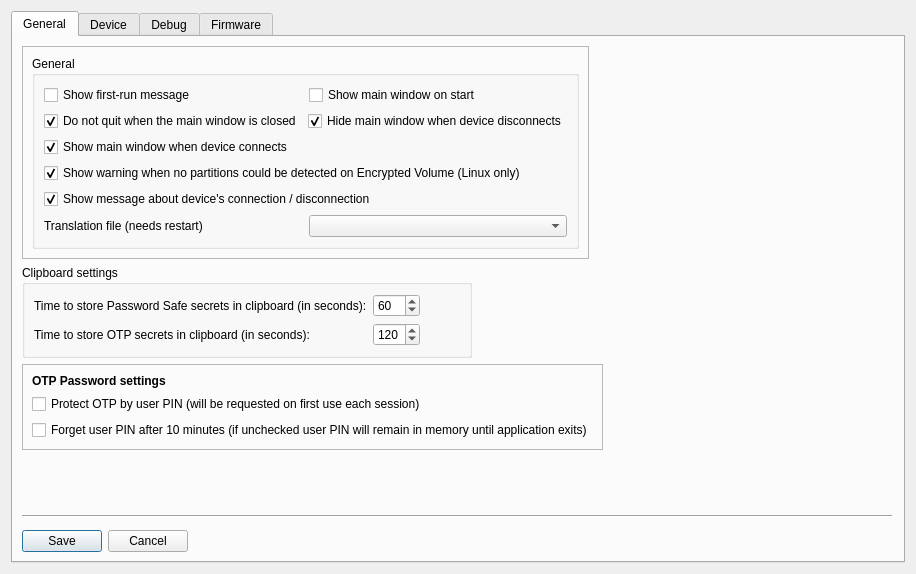
<?xml version="1.0" encoding="UTF-8"?>
<ui version="4.0">
 <class>Dialog</class>
 <widget class="QDialog" name="Dialog">
  <property name="geometry">
   <rect>
    <x>0</x>
    <y>0</y>
    <width>916</width>
    <height>574</height>
   </rect>
  </property>
  <property name="windowTitle">
   <string>Dialog</string>
  </property>
  <layout class="QGridLayout" name="gridLayout">
   <item row="0" column="0" rowspan="2" colspan="2">
    <widget class="QTabWidget" name="tabWidget_2">
     <property name="currentIndex">
      <number>0</number>
     </property>
     <widget class="QWidget" name="tab_8">
      <attribute name="title">
       <string>General</string>
      </attribute>
      <layout class="QFormLayout" name="formLayout">
       <item row="0" column="0">
        <widget class="QFrame" name="frame_9">
         <property name="frameShape">
          <enum>QFrame::StyledPanel</enum>
         </property>
         <property name="frameShadow">
          <enum>QFrame::Raised</enum>
         </property>
         <layout class="QVBoxLayout" name="verticalLayout_15">
          <item>
           <widget class="QGroupBox" name="gr_general">
            <property name="title">
             <string>General</string>
            </property>
            <layout class="QVBoxLayout" name="verticalLayout_4">
             <item>
              <layout class="QHBoxLayout" name="horizontalLayout_20">
               <item>
                <widget class="QCheckBox" name="cb_first_run_message_2">
                 <property name="text">
                  <string>Show first-run message</string>
                 </property>
                </widget>
               </item>
               <item>
                <widget class="QCheckBox" name="cb_show_window_on_start_2">
                 <property name="text">
                  <string>Show main window on start</string>
                 </property>
                </widget>
               </item>
              </layout>
             </item>
             <item>
              <layout class="QHBoxLayout" name="horizontalLayout_18">
               <item>
                <widget class="QCheckBox" name="cb_hide_main_window_on_close_2">
                 <property name="text">
                  <string>Do not quit when the main window is closed</string>
                 </property>
                 <property name="checked">
                  <bool>true</bool>
                 </property>
                </widget>
               </item>
               <item>
                <widget class="QCheckBox" name="cb_hide_main_window_on_connection_2">
                 <property name="text">
                  <string>Hide main window when device disconnects</string>
                 </property>
                 <property name="checked">
                  <bool>true</bool>
                 </property>
                </widget>
               </item>
              </layout>
             </item>
             <item>
              <widget class="QCheckBox" name="cb_show_main_window_on_connection_2">
               <property name="text">
                <string>Show main window when device connects</string>
               </property>
               <property name="checked">
                <bool>true</bool>
               </property>
              </widget>
             </item>
             <item>
              <widget class="QCheckBox" name="cb_check_symlink_2">
               <property name="text">
                <string>Show warning when no partitions could be detected on Encrypted Volume (Linux only)</string>
               </property>
               <property name="checked">
                <bool>true</bool>
               </property>
              </widget>
             </item>
             <item>
              <widget class="QCheckBox" name="cb_device_connection_message_2">
               <property name="text">
                <string>Show message about device's connection / disconnection</string>
               </property>
               <property name="checked">
                <bool>true</bool>
               </property>
              </widget>
             </item>
             <item>
              <layout class="QHBoxLayout" name="horizontalLayout_13">
               <item>
                <widget class="QLabel" name="label_29">
                 <property name="text">
                  <string>&lt;html&gt;&lt;head/&gt;&lt;body&gt;&lt;p&gt;Translation file (needs restart)&lt;/p&gt;&lt;/body&gt;&lt;/html&gt;</string>
                 </property>
                </widget>
               </item>
               <item>
                <widget class="QComboBox" name="combo_languages_2">
                 <property name="accessibleName">
                  <string>Translation file (needs restart)</string>
                 </property>
                </widget>
               </item>
              </layout>
             </item>
            </layout>
           </widget>
          </item>
         </layout>
        </widget>
       </item>
       <item row="1" column="0">
        <widget class="QGroupBox" name="groupBox_2">
         <property name="title">
          <string>Clipboard settings</string>
         </property>
         <layout class="QGridLayout" name="gridLayout_4">
          <item row="3" column="1">
           <widget class="QSpinBox" name="spin_OTP_time">
            <property name="accessibleName">
             <string>Time to store OTP secrets in clipboard (in seconds):</string>
            </property>
            <property name="minimum">
             <number>10</number>
            </property>
            <property name="maximum">
             <number>600</number>
            </property>
            <property name="value">
             <number>120</number>
            </property>
           </widget>
          </item>
          <item row="1" column="0">
           <widget class="QLabel" name="label_30">
            <property name="text">
             <string>Time to store Password Safe secrets in clipboard (in seconds):</string>
            </property>
           </widget>
          </item>
          <item row="1" column="1">
           <widget class="QSpinBox" name="spin_PWS_time">
            <property name="accessibleName">
             <string>TIme to store Password Safe secrets in clipboard (in seconds):</string>
            </property>
            <property name="minimum">
             <number>10</number>
            </property>
            <property name="maximum">
             <number>600</number>
            </property>
            <property name="value">
             <number>60</number>
            </property>
           </widget>
          </item>
          <item row="3" column="0">
           <widget class="QLabel" name="label_31">
            <property name="text">
             <string>Time to store OTP secrets in clipboard (in seconds):</string>
            </property>
           </widget>
          </item>
          <item row="1" column="2">
           <spacer name="horizontalSpacer_7">
            <property name="orientation">
             <enum>Qt::Horizontal</enum>
            </property>
            <property name="sizeHint" stdset="0">
             <size>
              <width>40</width>
              <height>20</height>
             </size>
            </property>
           </spacer>
          </item>
         </layout>
        </widget>
       </item>
       <item row="2" column="0">
        <widget class="QFrame" name="frame_4">
         <property name="autoFillBackground">
          <bool>false</bool>
         </property>
         <property name="frameShape">
          <enum>QFrame::StyledPanel</enum>
         </property>
         <property name="frameShadow">
          <enum>QFrame::Sunken</enum>
         </property>
         <layout class="QVBoxLayout" name="verticalLayout_12">
          <item>
           <widget class="QLabel" name="label_11">
            <property name="font">
             <font>
              <weight>75</weight>
              <bold>true</bold>
             </font>
            </property>
            <property name="text">
             <string>OTP Password settings</string>
            </property>
           </widget>
          </item>
          <item>
           <layout class="QVBoxLayout" name="verticalLayout_2">
            <item>
             <widget class="QCheckBox" name="enableUserPasswordCheckBox">
              <property name="text">
               <string>Protect OTP by user PIN (will be requested on first use each session)</string>
              </property>
             </widget>
            </item>
            <item>
             <widget class="QCheckBox" name="deleteUserPasswordCheckBox">
              <property name="text">
               <string>Forget user PIN after 10 minutes (if unchecked user PIN will remain in memory until application exits)</string>
              </property>
             </widget>
            </item>
           </layout>
          </item>
         </layout>
        </widget>
       </item>
       <item row="3" column="0">
        <spacer name="verticalSpacer_2">
         <property name="orientation">
          <enum>Qt::Vertical</enum>
         </property>
         <property name="sizeHint" stdset="0">
          <size>
           <width>20</width>
           <height>70</height>
          </size>
         </property>
        </spacer>
       </item>
       <item row="6" column="0">
        <layout class="QHBoxLayout" name="horizontalLayout_11">
         <item>
          <widget class="QPushButton" name="btn_writeSettings">
           <property name="text">
            <string>Save</string>
           </property>
          </widget>
         </item>
         <item>
          <widget class="QPushButton" name="btn_cancelSettings">
           <property name="text">
            <string>Cancel</string>
           </property>
          </widget>
         </item>
        </layout>
       </item>
       <item row="4" column="0">
        <widget class="Line" name="line_4">
         <property name="minimumSize">
          <size>
           <width>870</width>
           <height>0</height>
          </size>
         </property>
         <property name="orientation">
          <enum>Qt::Horizontal</enum>
         </property>
        </widget>
       </item>
       <item row="5" column="0">
        <spacer name="verticalSpacer_8">
         <property name="orientation">
          <enum>Qt::Vertical</enum>
         </property>
         <property name="sizeHint" stdset="0">
          <size>
           <width>20</width>
           <height>10</height>
          </size>
         </property>
        </spacer>
       </item>
      </layout>
     </widget>
     <widget class="QWidget" name="tab_9">
      <attribute name="title">
       <string>Device</string>
      </attribute>
      <layout class="QVBoxLayout" name="verticalLayout_8">
       <item>
        <widget class="QPushButton" name="pushButton_3">
         <property name="text">
          <string>PushButton</string>
         </property>
        </widget>
       </item>
      </layout>
     </widget>
     <widget class="QWidget" name="tab_12">
      <attribute name="title">
       <string>Debug</string>
      </attribute>
      <layout class="QFormLayout" name="formLayout_2">
       <item row="0" column="0">
        <widget class="QGroupBox" name="groupBox">
         <property name="title">
          <string>Debug log settings</string>
         </property>
         <layout class="QGridLayout" name="gridLayout_3">
          <item row="1" column="1">
           <widget class="QLineEdit" name="edit_debug_file_path">
            <property name="accessibleName">
             <string>Path for debug log file:</string>
            </property>
           </widget>
          </item>
          <item row="3" column="1">
           <widget class="QSpinBox" name="spin_debug_verbosity">
            <property name="accessibleName">
             <string>Verbosity level:</string>
            </property>
            <property name="maximum">
             <number>6</number>
            </property>
            <property name="value">
             <number>2</number>
            </property>
           </widget>
          </item>
          <item row="1" column="0">
           <widget class="QLabel" name="label_10">
            <property name="text">
             <string>Path for debug log file:</string>
            </property>
            <property name="buddy">
             <cstring>edit_debug_file_path</cstring>
            </property>
           </widget>
          </item>
          <item row="3" column="0">
           <widget class="QLabel" name="label_20">
            <property name="text">
             <string>Verbosity level:</string>
            </property>
            <property name="buddy">
             <cstring>spin_debug_verbosity</cstring>
            </property>
           </widget>
          </item>
          <item row="0" column="0">
           <widget class="QCheckBox" name="cb_debug_enabled">
            <property name="accessibleName">
             <string/>
            </property>
            <property name="text">
             <string>Logging enabled</string>
            </property>
           </widget>
          </item>
          <item row="1" column="2">
           <widget class="QPushButton" name="btn_select_debug_console">
            <property name="text">
             <string>Log to console</string>
            </property>
           </widget>
          </item>
          <item row="1" column="3">
           <widget class="QPushButton" name="btn_select_debug_file_path">
            <property name="text">
             <string>Select path</string>
            </property>
           </widget>
          </item>
         </layout>
        </widget>
       </item>
       <item row="1" column="0">
        <widget class="QPushButton" name="pushButton_2">
         <property name="text">
          <string>Send Problem</string>
         </property>
        </widget>
       </item>
      </layout>
     </widget>
     <widget class="QWidget" name="tab_13">
      <attribute name="title">
       <string>Firmware</string>
      </attribute>
     </widget>
    </widget>
   </item>
  </layout>
 </widget>
 <resources/>
 <connections/>
</ui>
